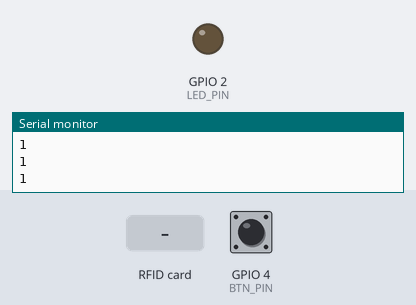
Bench run of a program on a simulated ESP32. Shown: output pins drawn as LEDs (lit = HIGH), the last lines printed to the serial monitor. The inputs (shaded band) are chosen by the test bench; at power-on: GPIO 4 (BTN_PIN) HIGH. WiFi joins after 1.5 s; servers stay silent unless stated.

Above: at 2.7 s.
2.8 s: GPIO 4 (BTN_PIN) pulled LOW for 0.15 s
At 2.99 s:
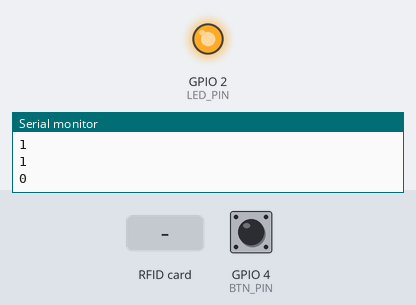
4.6 s: GPIO 4 (BTN_PIN) pulled LOW for 3.2 s
At 8.6 s:
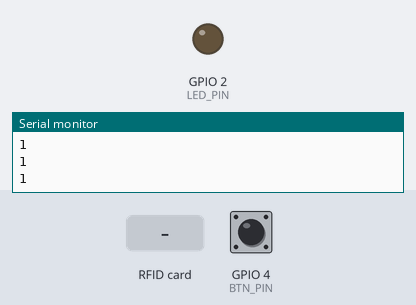
9.5 s: RFID card 12 31 23 33 held to the reader
At 10.4 s:
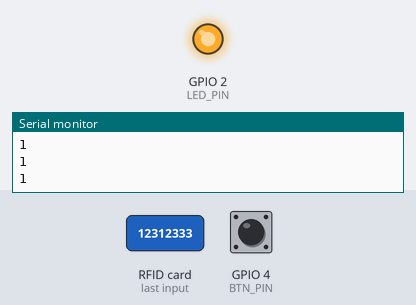
Timing chart, 0 to 13.4 s (numbered marks = the images above; inputs shaded):
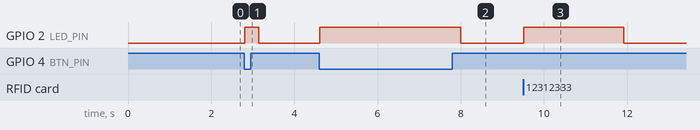

The program:

main.cpp
```cpp
#include <Arduino.h>
#include <WiFi.h>
#include <SPI.h>
#include <HTTPClient.h>
#include <MFRC522.h>

// SSID & Password WiFi
const char *ssid = "RumahPojok1";
const char *pass = "12312333";

// Host server (hanya IP, port nanti terpisah)
const char *host = "192.168.18.26";
const uint16_t port = 8080;

#define LED_PIN 2
#define BTN_PIN 4

// Sediakan variabel untuk RFID
#define SDA_PIN 5
#define RST_PIN 19

MFRC522 mfrc522(SDA_PIN, RST_PIN);

void setup()
{
    Serial.begin(115200);

    // Setting hostname & koneksi WiFi
    WiFi.mode(WIFI_STA);
    WiFi.setHostname("ESP-32");
    WiFi.begin(ssid, pass);

    // Cek koneksi WiFi
    Serial.print("Menghubungkan ke WiFi");
    while (WiFi.status() != WL_CONNECTED)
    {
        delay(500);
        Serial.print(".");
    }

    Serial.println("\nWiFi Connected");
    Serial.print("IP Address : ");
    Serial.println(WiFi.localIP());

    pinMode(LED_PIN, OUTPUT);
    pinMode(BTN_PIN, INPUT_PULLUP);

    SPI.begin();
    mfrc522.PCD_Init();
    Serial.println("Dekatkan Kartu RFID Anda ke Reader");
    Serial.println("");
}

void loop()
{
    Serial.println(digitalRead(BTN_PIN));
    if (digitalRead(BTN_PIN) == 0)
    {
        // Nyalakan lampu led
        digitalWrite(LED_PIN, HIGH);
        while (digitalRead(BTN_PIN) == 0)
            ;

        // Ubah mode absensi di aplikasi web
        String getData, link;
        HTTPClient http;
        // Get Data
        link = "http://192.168.18.26:8080/rfid/ubah-mode";
        http.begin(link);

        int httpCode = http.GET();
        String payload = http.getString();

        Serial.println(payload);
        http.end();
    }

    // Matikan lampu lED
    digitalWrite(LED_PIN, LOW);

    if (!mfrc522.PICC_IsNewCardPresent())
        return;
    if (!mfrc522.PICC_ReadCardSerial())
        return;

    String IDTAG = "";
    for (byte i = 0; i < mfrc522.uid.size; i++)
    {
        IDTAG += mfrc522.uid.uidByte[i];
    }

    // Nyalakan lampu LED
    digitalWrite(LED_PIN, HIGH);

    // Kirim nomor kartu RFID untuk disimpan ke tabel tmprfid
    WiFiClient client;

    if (!client.connect(host, port))
    {
        Serial.println("Connection Failed");
        return;
    }

    String link;
    HTTPClient http;
    link = "http://192.168.18.26:8080/rfid/send-rfid/" + IDTAG;
    http.begin(link);

    int httpCode = http.GET();
    String payload = http.getString();
    Serial.println(payload);
    http.end();

    delay(2000);
}
```

Measured:
- after the input at 2.8 s, GPIO 2 (LED_PIN): LOW → HIGH at once, → LOW 0.34 s later
- after the input at 4.6 s, GPIO 2 (LED_PIN): LOW → HIGH at once, → LOW 3.4 s later
- after the input at 9.5 s, GPIO 2 (LED_PIN): LOW → HIGH at once, → LOW 2.4 s later
